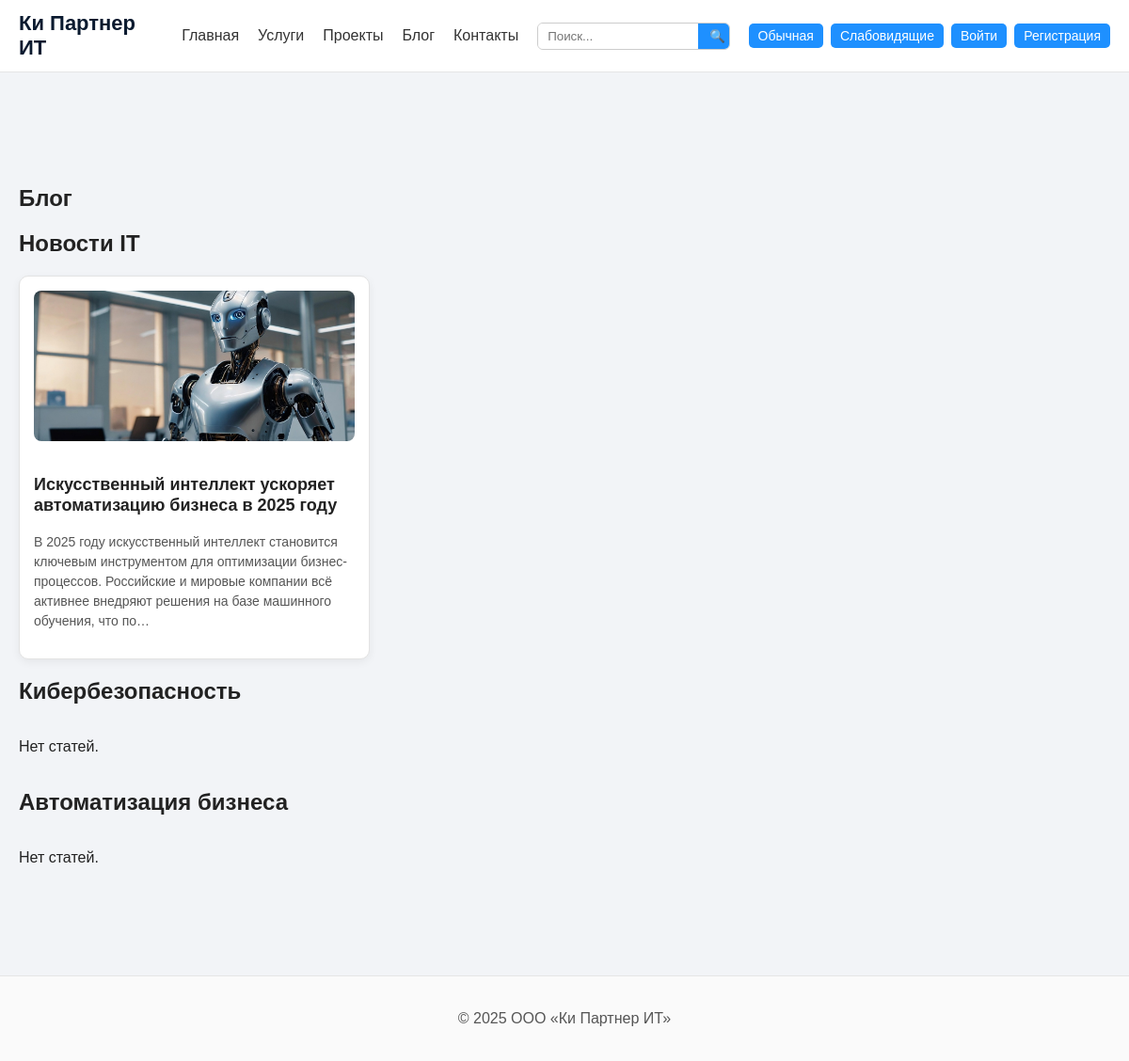
Screenshot of /blog/ with the database file from the repository.
### core/models.py (models this page shows, shortened)
class Category(models.Model):
    SECTION_CHOICES = [
        ('services', 'Услуги'),
        ('projects', 'Проекты'),
        ('blog', 'Блог'),
    ]
    name = models.CharField("Название категории", max_length=100)
    slug = models.SlugField("URL-адрес", unique=True)
    section = models.CharField(
        "Раздел",
        max_length=20,
        choices=SECTION_CHOICES
    )
    class Meta:
        verbose_name = "Категория"
        verbose_name_plural = "Категории"

class Article(models.Model):
    category = models.ForeignKey(
        Category,
        on_delete=models.CASCADE,
        related_name="articles",
        verbose_name="Категория"
    )
    title = models.CharField("Название", max_length=200)
    slug = models.SlugField("URL-адрес", unique=True)
    content = models.TextField("Содержание")
    image = models.ImageField(
        "Изображение",
        upload_to="articles/",
        blank=True,
        null=True
    )
    created_at = models.DateTimeField("Создано", auto_now_add=True)
    updated_at = models.DateTimeField("Обновлено", auto_now=True)
    is_published = models.BooleanField("Опубликовано", default=True)
    class Meta:
        ordering = ["-created_at"]
        verbose_name = "Статья"
        verbose_name_plural = "Статьи"

### core/views.py (the view)
# urls.py: path('blog/', views.blog, name='blog'),
def blog(request):
    categories = Category.objects.filter(section='blog')
    return render(request, 'core/blog.html', {"categories": categories})

### templates/core/blog.html (shortened to what this page needs)
{% extends 'core/base.html' %}
{% block content %}
<section class="section container">
    <h1>Блог</h1>
    {% for cat in categories %}
    <h2>{{ cat.name }}</h2>
    <div class="articles-grid">
        {% for article in cat.articles.all %}
        <div class="article-card">
            {% if article.image %}
            <img class="article-img" src="{{ article.image.url }}" alt="{{ article.title }}">
            {% endif %}
            <h3 class="article-title">
                <a href="{% url 'article_detail' article.slug %}">{{ article.title }}</a>
            </h3>
            <p class="article-preview">
                {{ article.content|truncatechars:200 }}
            </p>
        </div>
        {% empty %}
        <p>Нет статей.</p>
        {% endfor %}
    </div>
    {% endfor %}
</section>
{% endblock %}

### static/core/css/style_default.css (style rules this page uses)
body { font-family: Arial, sans-serif; background: #f2f4f7; color: #222; margin: 0; padding: 0; }
a { color: #0033cc; }
.container { max-width: 1200px; margin: 0 auto; padding: 40px 20px; }
.section { margin-top: 60px; }
.articles-grid { display: grid; grid-template-columns: repeat(auto-fill, minmax(280px, 1fr)); gap: 20px; margin-top: 20px; }
.article-card { background: #ffffff; border-radius: 10px; padding: 15px; border: 1px solid #e3e3e3; box-shadow: 0 3px 10px rgba(0,0,0,0.06); transition: 0.3s; }
.article-img { width: 100%; height: 160px; object-fit: cover; border-radius: 8px; margin-bottom: 12px; }
.article-title a { text-decoration: none; color: #222; font-weight: 600; font-size: 18px; }
.article-preview { font-size: 14px; color: #555; margin-top: 8px; line-height: 1.5; }

### rows the page displays
Category: name "Новости IT"
Article: image (picture), title "Искусственный интеллект ускоряет автоматизацию бизнеса в 2025 году", content "В 2025 году искусственный интеллект становится ключевым инструментом для оптимизации бизнес-процессов. Российские и мировые компании всё активнее внедряют решения на базе машинного обучения, что по…"
Category: name "Кибербезопасность"
Category: name "Автоматизация бизнеса"
